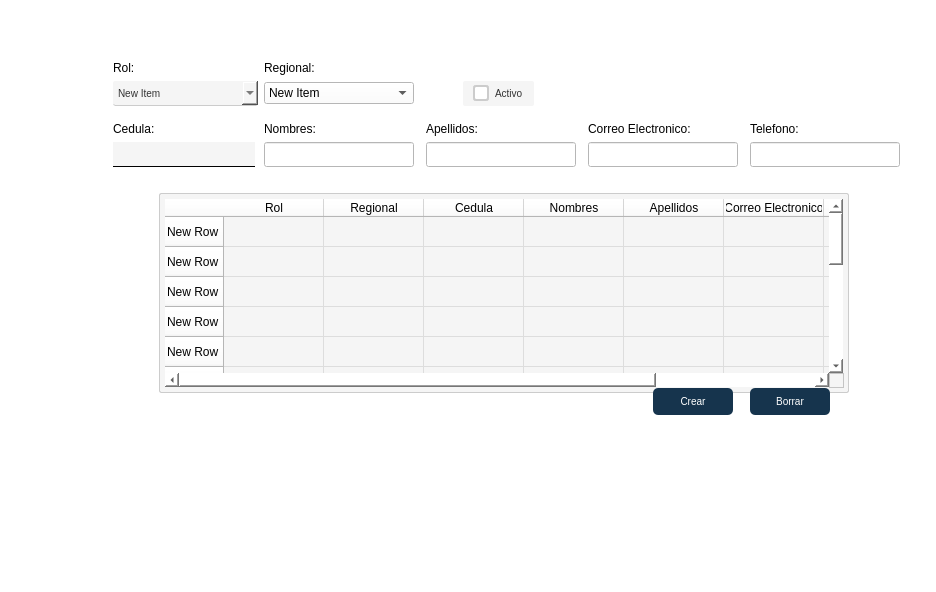
<?xml version="1.0" encoding="UTF-8"?>
<ui version="4.0">
 <class>MainWindow</class>
 <widget class="QMainWindow" name="MainWindow">
  <property name="geometry">
   <rect>
    <x>0</x>
    <y>0</y>
    <width>924</width>
    <height>592</height>
   </rect>
  </property>
  <property name="windowTitle">
   <string>MainWindow</string>
  </property>
  <property name="styleSheet">
   <string notr="true"/>
  </property>
  <widget class="QWidget" name="centralwidget">
   <property name="styleSheet">
    <string notr="true">background-color: rgb(255, 255, 255);</string>
   </property>
   <layout class="QGridLayout" name="gridLayout_2">
    <item row="0" column="0">
     <widget class="QWidget" name="gridWidget" native="true">
      <property name="styleSheet">
       <string notr="true">background-color: rgb(255, 255, 255);</string>
      </property>
      <layout class="QGridLayout" name="gridLayout">
       <item row="0" column="0">
        <widget class="QWidget" name="widget_2" native="true">
         <property name="sizePolicy">
          <sizepolicy hsizetype="Fixed" vsizetype="Fixed">
           <horstretch>0</horstretch>
           <verstretch>0</verstretch>
          </sizepolicy>
         </property>
         <property name="minimumSize">
          <size>
           <width>900</width>
           <height>550</height>
          </size>
         </property>
         <property name="styleSheet">
          <string notr="true"/>
         </property>
         <layout class="QGridLayout" name="gridLayout_3">
          <item row="6" column="5">
           <spacer name="horizontalSpacer_3">
            <property name="orientation">
             <enum>Qt::Horizontal</enum>
            </property>
            <property name="sizeType">
             <enum>QSizePolicy::Fixed</enum>
            </property>
            <property name="sizeHint" stdset="0">
             <size>
              <width>5</width>
              <height>20</height>
             </size>
            </property>
           </spacer>
          </item>
          <item row="6" column="7">
           <spacer name="horizontalSpacer_4">
            <property name="orientation">
             <enum>Qt::Horizontal</enum>
            </property>
            <property name="sizeType">
             <enum>QSizePolicy::Fixed</enum>
            </property>
            <property name="sizeHint" stdset="0">
             <size>
              <width>5</width>
              <height>20</height>
             </size>
            </property>
           </spacer>
          </item>
          <item row="12" column="6">
           <spacer name="verticalSpacer_3">
            <property name="orientation">
             <enum>Qt::Vertical</enum>
            </property>
            <property name="sizeType">
             <enum>QSizePolicy::Fixed</enum>
            </property>
            <property name="sizeHint" stdset="0">
             <size>
              <width>20</width>
              <height>150</height>
             </size>
            </property>
           </spacer>
          </item>
          <item row="9" column="1" colspan="8" alignment="Qt::AlignHCenter">
           <widget class="QTableWidget" name="tableWidget">
            <property name="sizePolicy">
             <sizepolicy hsizetype="Fixed" vsizetype="Preferred">
              <horstretch>0</horstretch>
              <verstretch>0</verstretch>
             </sizepolicy>
            </property>
            <property name="minimumSize">
             <size>
              <width>690</width>
              <height>200</height>
             </size>
            </property>
            <property name="styleSheet">
             <string notr="true">QTableWidget {
    background-color: #f5f5f5; /* Fondo gris claro */
    border: 1px solid #CCCCCC; /* Borde suave */
    border-radius: 2px; /* Bordes redondeados */
    font-size: 12px; /* Tamaño de fuente */
    padding: 5px; /* Espaciado interno */
    gridline-color: #DDDDDD; /* Color de las líneas de la cuadrícula */
}

QTableWidget::item {
    padding: 5px; /* Espaciado de las celdas */
    border-radius: 2px; /* Bordes redondeados en las celdas */
}

QTableWidget::item:hover {
    background-color: #f0f0f0; /* Fondo claro al pasar el mouse */
    color: #16344D; /* Texto azul al pasar el mouse */
}

/* Barra de desplazamiento vertical y horizontal */
QScrollBar:vertical, QScrollBar:horizontal {
    background-color: #f5f5f5; /* Fondo gris claro */
    width: 10px; /* Ancho de la barra vertical */
    height: 10px; /* Alto de la barra horizontal */
    border-radius: 5px; /* Bordes redondeados */
}

/* Manejador de la barra de desplazamiento (el &quot;handle&quot;) */
QScrollBar::handle:vertical, QScrollBar::handle:horizontal {
    background-color: #16344D; /* Barra de desplazamiento en azul */
    border-radius: 5px; /* Bordes redondeados */
    min-height: 20px; /* Tamaño mínimo de la barra de desplazamiento vertical */
    min-width: 20px; /* Tamaño mínimo de la barra de desplazamiento horizontal */
}

/* Efecto cuando el mouse pasa por encima del manejador */
QScrollBar::handle:vertical:hover, QScrollBar::handle:horizontal:hover {
    background-color: #1A4567; /* Fondo más oscuro al pasar el mouse */
}

/* Líneas de los botones de desplazamiento (arriba/abajo o izquierda/derecha) */
QScrollBar::add-line:vertical, QScrollBar::sub-line:vertical,
QScrollBar::add-line:horizontal, QScrollBar::sub-line:horizontal {
    background: none; /* Quitar los botones de desplazamiento */
}

/* Flechas de los botones de desplazamiento */
QScrollBar::up-arrow:vertical, QScrollBar::down-arrow:vertical,
QScrollBar::left-arrow:horizontal, QScrollBar::right-arrow:horizontal {
    background: none; /* Quitar las flechas */
}
</string>
            </property>
            <row>
             <property name="text">
              <string>New Row</string>
             </property>
            </row>
            <row>
             <property name="text">
              <string>New Row</string>
             </property>
            </row>
            <row>
             <property name="text">
              <string>New Row</string>
             </property>
            </row>
            <row>
             <property name="text">
              <string>New Row</string>
             </property>
            </row>
            <row>
             <property name="text">
              <string>New Row</string>
             </property>
            </row>
            <row>
             <property name="text">
              <string>New Row</string>
             </property>
            </row>
            <row>
             <property name="text">
              <string>New Row</string>
             </property>
            </row>
            <row>
             <property name="text">
              <string>New Row</string>
             </property>
            </row>
            <row>
             <property name="text">
              <string>New Row</string>
             </property>
            </row>
            <row>
             <property name="text">
              <string>New Row</string>
             </property>
            </row>
            <row>
             <property name="text">
              <string>New Row</string>
             </property>
            </row>
            <row>
             <property name="text">
              <string>New Row</string>
             </property>
            </row>
            <row>
             <property name="text">
              <string>New Row</string>
             </property>
            </row>
            <row>
             <property name="text">
              <string>New Row</string>
             </property>
            </row>
            <column>
             <property name="text">
              <string>Rol</string>
             </property>
             <property name="textAlignment">
              <set>AlignCenter</set>
             </property>
            </column>
            <column>
             <property name="text">
              <string>Regional</string>
             </property>
             <property name="textAlignment">
              <set>AlignCenter</set>
             </property>
            </column>
            <column>
             <property name="text">
              <string>Cedula</string>
             </property>
             <property name="textAlignment">
              <set>AlignCenter</set>
             </property>
            </column>
            <column>
             <property name="text">
              <string>Nombres</string>
             </property>
             <property name="textAlignment">
              <set>AlignCenter</set>
             </property>
            </column>
            <column>
             <property name="text">
              <string>Apellidos</string>
             </property>
             <property name="textAlignment">
              <set>AlignCenter</set>
             </property>
            </column>
            <column>
             <property name="text">
              <string>Correo Electronico</string>
             </property>
             <property name="textAlignment">
              <set>AlignCenter</set>
             </property>
            </column>
            <column>
             <property name="text">
              <string>Telefono</string>
             </property>
             <property name="textAlignment">
              <set>AlignCenter</set>
             </property>
            </column>
            <column>
             <property name="text">
              <string>Estado</string>
             </property>
             <property name="textAlignment">
              <set>AlignCenter</set>
             </property>
            </column>
           </widget>
          </item>
          <item row="5" column="2">
           <widget class="QLabel" name="label_7">
            <property name="text">
             <string>Nombres:</string>
            </property>
           </widget>
          </item>
          <item row="2" column="2" alignment="Qt::AlignLeft">
           <widget class="QComboBox" name="ComboBoxRegional">
            <property name="sizePolicy">
             <sizepolicy hsizetype="Fixed" vsizetype="Fixed">
              <horstretch>0</horstretch>
              <verstretch>0</verstretch>
             </sizepolicy>
            </property>
            <property name="minimumSize">
             <size>
              <width>150</width>
              <height>20</height>
             </size>
            </property>
            <property name="cursor">
             <cursorShape>PointingHandCursor</cursorShape>
            </property>
            <property name="styleSheet">
             <string notr="true">QComboBox {
    background-color: #f5f5f5; /* Mismo fondo gris claro que el QLineEdit */
    border: none; /* Sin bordes generales */
    border-bottom: 1px solid #CCCCCC; /* Borde inferior suave */
    border-radius:2px; /* Bordes redondeados suaves */
    padding: 5px 5px; /* Espaciado interno */
    font-size: 10px; /* Tamaño de fuente más elegante */
    color: #333333; /* Texto en gris oscuro */
    transition: all 0.3s ease; /* Transición suave */
QLineEdit {

    background-color: #f5f5f5; /* Gris más claro cuando se escribe */
    border: none; /* Sin bordes generales */
    border-bottom: 1px solid #000000; /* Solo borde inferior inicial */
    border-radius: 0px; /* Sin bordes redondeados */
    padding: 5px; /* Espaciado interno */
    font: 10px;
	margin-left: 20px; /* Margen a la derecha de 10px */
}

/* Al pasar el mouse, se agregan los bordes izquierdo y derecho */
QLineEdit:hover {
    border-bottom: 2px solid #16344D; /* Mantiene el borde inferior */
}

/* Al hacer clic (foco), se mantiene igual que el hover */
QLineEdit:focus {
    border-bottom: 2px solid #16344D;
    background-color: #e0e0e0; /* Gris más claro cuando se escribe */
    box-shadow: 0 0 5px rgba(0, 0, 0, 0.3); /* Sombra opcional al activar */
}

}

/* Efecto al pasar el mouse */
QComboBox:hover {
    border-bottom: 2px solid #16344D; /* Engrosa el borde inferior al pasar el mouse */
    background-color: #f0f0f0; /* Cambio sutil de fondo */
}

/* Cuando el ComboBox está en foco */
QComboBox:focus {
    background-color: #e0e0e0; /* Gris más oscuro cuando está activo */
    border-bottom: 2px solid #16344D; /* Mantiene el borde inferior */
    box-shadow: 0 0 8px rgba(22, 52, 77, 0.3); /* Sombra más suave y elegante */
    transition: box-shadow 0.3s ease; /* Transición suave para la sombra */
}

/* Personalización del menú desplegable */
QComboBox QAbstractItemView {
    background-color: #f5f5f5; /* Fondo gris claro */
    color: #333333; /* Texto gris oscuro */
    border-radius: 5px; /* Bordes redondeados suaves */
    selection-background-color: #16344D; /* Fondo de selección azul elegante */
    selection-color: white; /* Texto blanco al seleccionar */
    padding: 5px 0; /* Espaciado interno */
    min-width: 150px; /* Ancho mínimo para una mejor apariencia */
}

/* Cambio de color cuando se pasa el mouse por una opción */
QComboBox QAbstractItemView::item:hover {
    background-color: #16344D; /* Fondo oscuro al pasar el mouse */
    color: white; /* Texto blanco */
}

/* Cambio de color cuando una opción está seleccionada */
QComboBox QAbstractItemView::item:selected {
    background-color: #16344D; /* Mismo fondo de selección */
    color: white; /* Texto en blanco */
}
</string>
            </property>
            <item>
             <property name="text">
              <string>New Item</string>
             </property>
            </item>
            <item>
             <property name="text">
              <string>New Item</string>
             </property>
            </item>
            <item>
             <property name="text">
              <string>New Item</string>
             </property>
            </item>
            <item>
             <property name="text">
              <string>New Item</string>
             </property>
            </item>
           </widget>
          </item>
          <item row="11" column="8" alignment="Qt::AlignLeft">
           <widget class="QPushButton" name="pushButton">
            <property name="sizePolicy">
             <sizepolicy hsizetype="Fixed" vsizetype="Fixed">
              <horstretch>0</horstretch>
              <verstretch>0</verstretch>
             </sizepolicy>
            </property>
            <property name="minimumSize">
             <size>
              <width>80</width>
              <height>27</height>
             </size>
            </property>
            <property name="cursor">
             <cursorShape>PointingHandCursor</cursorShape>
            </property>
            <property name="styleSheet">
             <string notr="true">QPushButton {
    background-color: #16344D; /* Color de fondo */
    border-radius: 5px; /* Bordes redondeados */
    color: white; /* Color del texto */
    padding: 5px 10px; /* Espaciado interno */
    border: none; /* Elimina el borde predeterminado */
    font-size: 10px; /* Tamaño de fuente */
    text-align: center; /* Alinea el texto a la izquierda */
}

QPushButton:hover {
    background-color: #C2185B ; /* Color de fondo al pasar el mouse */
    box-shadow: 0 0 10px rgba(0, 0, 0, 0.5); /* Sombra al pasar el mouse */
    transform: scale(1.02); /* Ligero aumento al pasar el mouse */
    transition: all 0.3s ease-in-out; /* Transición suave */
}

QPushButton::icon {
    padding-right: 5px; /* Espaciado entre el icono y el texto */
}
</string>
            </property>
            <property name="text">
             <string>Borrar</string>
            </property>
            <property name="icon">
             <iconset>
              <normaloff>../../assets/iconos/borrar.png</normaloff>../../assets/iconos/borrar.png</iconset>
            </property>
            <property name="iconSize">
             <size>
              <width>15</width>
              <height>15</height>
             </size>
            </property>
           </widget>
          </item>
          <item row="1" column="1">
           <widget class="QLabel" name="label_4">
            <property name="text">
             <string>Rol:</string>
            </property>
           </widget>
          </item>
          <item row="5" column="1">
           <widget class="QLabel" name="label_11">
            <property name="text">
             <string>Cedula:</string>
            </property>
           </widget>
          </item>
          <item row="0" column="9">
           <widget class="QLabel" name="label_2">
            <property name="text">
             <string/>
            </property>
           </widget>
          </item>
          <item row="2" column="0">
           <spacer name="verticalSpacer">
            <property name="orientation">
             <enum>Qt::Vertical</enum>
            </property>
            <property name="sizeHint" stdset="0">
             <size>
              <width>20</width>
              <height>40</height>
             </size>
            </property>
           </spacer>
          </item>
          <item row="4" column="1">
           <spacer name="verticalSpacer_2">
            <property name="orientation">
             <enum>Qt::Vertical</enum>
            </property>
            <property name="sizeType">
             <enum>QSizePolicy::Fixed</enum>
            </property>
            <property name="sizeHint" stdset="0">
             <size>
              <width>20</width>
              <height>10</height>
             </size>
            </property>
           </spacer>
          </item>
          <item row="5" column="8">
           <widget class="QLabel" name="label_10">
            <property name="text">
             <string>Telefono:</string>
            </property>
           </widget>
          </item>
          <item row="8" column="1">
           <widget class="QLabel" name="label_12">
            <property name="text">
             <string/>
            </property>
           </widget>
          </item>
          <item row="0" column="0">
           <widget class="QLabel" name="label_14">
            <property name="sizePolicy">
             <sizepolicy hsizetype="Fixed" vsizetype="Preferred">
              <horstretch>0</horstretch>
              <verstretch>0</verstretch>
             </sizepolicy>
            </property>
            <property name="minimumSize">
             <size>
              <width>80</width>
              <height>0</height>
             </size>
            </property>
            <property name="styleSheet">
             <string notr="true"/>
            </property>
            <property name="text">
             <string>&lt;html&gt;&lt;head/&gt;&lt;body&gt;&lt;p&gt;&lt;br/&gt;&lt;/p&gt;&lt;/body&gt;&lt;/html&gt;</string>
            </property>
           </widget>
          </item>
          <item row="5" column="6">
           <widget class="QLabel" name="label_9">
            <property name="text">
             <string>Correo Electronico:</string>
            </property>
           </widget>
          </item>
          <item row="2" column="1">
           <widget class="QComboBox" name="ComboBoxRol">
            <property name="sizePolicy">
             <sizepolicy hsizetype="Fixed" vsizetype="Fixed">
              <horstretch>0</horstretch>
              <verstretch>0</verstretch>
             </sizepolicy>
            </property>
            <property name="minimumSize">
             <size>
              <width>145</width>
              <height>20</height>
             </size>
            </property>
            <property name="cursor">
             <cursorShape>PointingHandCursor</cursorShape>
            </property>
            <property name="styleSheet">
             <string notr="true">QComboBox {
    background-color: #f5f5f5; /* Mismo fondo gris claro que el QLineEdit */
    border: none; /* Sin bordes generales */
    border-bottom: 1px solid #CCCCCC; /* Borde inferior suave */
    border-radius:2px; /* Bordes redondeados suaves */
    padding: 5px 5px; /* Espaciado interno */
    font-size: 10px; /* Tamaño de fuente más elegante */
    color: #333333; /* Texto en gris oscuro */
    transition: all 0.3s ease; /* Transición suave */
	
}

/* Efecto al pasar el mouse */
QComboBox:hover {
    border-bottom: 2px solid #16344D; /* Engrosa el borde inferior al pasar el mouse */
    background-color: #f0f0f0; /* Cambio sutil de fondo */
}

/* Cuando el ComboBox está en foco */
QComboBox:focus {
    background-color: #e0e0e0; /* Gris más oscuro cuando está activo */
    border-bottom: 2px solid #16344D; /* Mantiene el borde inferior */
    box-shadow: 0 0 8px rgba(22, 52, 77, 0.3); /* Sombra más suave y elegante */
    transition: box-shadow 0.3s ease; /* Transición suave para la sombra */
}

/* Personalización del menú desplegable */
QComboBox QAbstractItemView {
    background-color: #f5f5f5; /* Fondo gris claro */
    color: #333333; /* Texto gris oscuro */
    border-radius: 5px; /* Bordes redondeados suaves */
    selection-background-color: #16344D; /* Fondo de selección azul elegante */
    selection-color: white; /* Texto blanco al seleccionar */
    padding: 5px 0; /* Espaciado interno */
    min-width: 150px; /* Ancho mínimo para una mejor apariencia */
}

/* Cambio de color cuando se pasa el mouse por una opción */
QComboBox QAbstractItemView::item:hover {
    background-color: #16344D; /* Fondo oscuro al pasar el mouse */
    color: white; /* Texto blanco */
}

/* Cambio de color cuando una opción está seleccionada */
QComboBox QAbstractItemView::item:selected {
    background-color: #16344D; /* Mismo fondo de selección */
    color: white; /* Texto en blanco */
}
</string>
            </property>
            <item>
             <property name="text">
              <string>New Item</string>
             </property>
            </item>
            <item>
             <property name="text">
              <string>New Item</string>
             </property>
            </item>
            <item>
             <property name="text">
              <string>New Item</string>
             </property>
            </item>
            <item>
             <property name="text">
              <string>New Item</string>
             </property>
            </item>
            <item>
             <property name="text">
              <string>New Item</string>
             </property>
            </item>
           </widget>
          </item>
          <item row="2" column="4" alignment="Qt::AlignHCenter">
           <widget class="QCheckBox" name="CheckBoxEstado">
            <property name="sizePolicy">
             <sizepolicy hsizetype="Fixed" vsizetype="Fixed">
              <horstretch>0</horstretch>
              <verstretch>0</verstretch>
             </sizepolicy>
            </property>
            <property name="minimumSize">
             <size>
              <width>70</width>
              <height>25</height>
             </size>
            </property>
            <property name="cursor">
             <cursorShape>PointingHandCursor</cursorShape>
            </property>
            <property name="styleSheet">
             <string notr="true">QCheckBox {
    font-size: 10px; /* Tamaño de fuente más elegante */
    color: #333333; /* Texto gris oscuro */
    padding: 5px 10px; /* Espaciado interno */
    border-radius: 2px; /* Bordes redondeados suaves */
    background-color: #f5f5f5; /* Fondo gris claro */
    transition: all 0.3s ease; /* Transición suave */
}

QCheckBox::indicator {
    border: 2px solid #CCCCCC; /* Borde suave del indicador */
    border-radius: 3px; /* Bordes redondeados para el indicador */
    background-color: white; /* Fondo blanco */
    width: 12px; /* Tamaño del indicador */
    height: 12px; /* Tamaño del indicador */
    transition: all 0.3s ease; /* Transición suave */
}

/* Cuando el checkbox está marcado */
QCheckBox::indicator:checked {
    background-color: #16344D; /* Color de fondo cuando está marcado */
    border: 2px solid #16344D; /* Borde del indicador en azul */
}

/* Efecto cuando el mouse pasa por encima */
QCheckBox:hover {
    background-color: #f0f0f0; /* Fondo más claro al pasar el mouse */
    border-bottom: 2px solid #16344D; /* Engrosa solo el borde inferior */
}
</string>
            </property>
            <property name="text">
             <string>Activo</string>
            </property>
           </widget>
          </item>
          <item row="5" column="4">
           <widget class="QLabel" name="label_6">
            <property name="text">
             <string>Apellidos:</string>
            </property>
           </widget>
          </item>
          <item row="1" column="2">
           <widget class="QLabel" name="label_5">
            <property name="text">
             <string>Regional:</string>
            </property>
           </widget>
          </item>
          <item row="6" column="6">
           <widget class="QLineEdit" name="LineEditCorreo">
            <property name="sizePolicy">
             <sizepolicy hsizetype="Fixed" vsizetype="Fixed">
              <horstretch>0</horstretch>
              <verstretch>0</verstretch>
             </sizepolicy>
            </property>
            <property name="minimumSize">
             <size>
              <width>150</width>
              <height>25</height>
             </size>
            </property>
            <property name="styleSheet">
             <string notr="true">QLineEdit {

    background-color: #f5f5f5; /* Gris más claro cuando se escribe */
    border: none; /* Sin bordes generales */
    border-bottom: 1px solid #000000; /* Solo borde inferior inicial */
    border-radius: 0px; /* Sin bordes redondeados */
    padding: 5px; /* Espaciado interno */
    font: 10px;
QLineEdit {

    background-color: #f5f5f5; /* Gris más claro cuando se escribe */
    border: none; /* Sin bordes generales */
    border-bottom: 1px solid #000000; /* Solo borde inferior inicial */
    border-radius: 0px; /* Sin bordes redondeados */
    padding: 5px; /* Espaciado interno */
    font: 10px;

	margin-right: 8px; /* Margen a la derecha de 10px */
}

/* Al pasar el mouse, se agregan los bordes izquierdo y derecho */
QLineEdit:hover {
    border-bottom: 2px solid #16344D; /* Mantiene el borde inferior */
}

/* Al hacer clic (foco), se mantiene igual que el hover */
QLineEdit:focus {
    border-bottom: 2px solid #16344D;
    background-color: #e0e0e0; /* Gris más claro cuando se escribe */
    box-shadow: 0 0 5px rgba(0, 0, 0, 0.3); /* Sombra opcional al activar */
}

}

/* Al pasar el mouse, se agregan los bordes izquierdo y derecho */
QLineEdit:hover {
    border-bottom: 2px solid #16344D; /* Mantiene el borde inferior */
}

/* Al hacer clic (foco), se mantiene igual que el hover */
QLineEdit:focus {
    border-bottom: 2px solid #16344D;
    background-color: #e0e0e0; /* Gris más claro cuando se escribe */
    box-shadow: 0 0 5px rgba(0, 0, 0, 0.3); /* Sombra opcional al activar */
}
</string>
            </property>
           </widget>
          </item>
          <item row="1" column="4" alignment="Qt::AlignHCenter">
           <widget class="QLabel" name="label_13">
            <property name="text">
             <string/>
            </property>
           </widget>
          </item>
          <item row="6" column="4">
           <widget class="QLineEdit" name="LineEditApellidos">
            <property name="sizePolicy">
             <sizepolicy hsizetype="Fixed" vsizetype="Fixed">
              <horstretch>0</horstretch>
              <verstretch>0</verstretch>
             </sizepolicy>
            </property>
            <property name="minimumSize">
             <size>
              <width>150</width>
              <height>25</height>
             </size>
            </property>
            <property name="styleSheet">
             <string notr="true">QLineEdit {

    background-color: #f5f5f5; /* Gris más claro cuando se escribe */
    border: none; /* Sin bordes generales */
    border-bottom: 1px solid #000000; /* Solo borde inferior inicial */
    border-radius: 0px; /* Sin bordes redondeados */
    padding: 5px; /* Espaciado interno */
    font: 10px;
QLineEdit {

    background-color: #f5f5f5; /* Gris más claro cuando se escribe */
    border: none; /* Sin bordes generales */
    border-bottom: 1px solid #000000; /* Solo borde inferior inicial */
    border-radius: 0px; /* Sin bordes redondeados */
    padding: 5px; /* Espaciado interno */
    font: 10px;

	margin-right: 8px; /* Margen a la derecha de 10px */
}

/* Al pasar el mouse, se agregan los bordes izquierdo y derecho */
QLineEdit:hover {
    border-bottom: 2px solid #16344D; /* Mantiene el borde inferior */
}

/* Al hacer clic (foco), se mantiene igual que el hover */
QLineEdit:focus {
    border-bottom: 2px solid #16344D;
    background-color: #e0e0e0; /* Gris más claro cuando se escribe */
    box-shadow: 0 0 5px rgba(0, 0, 0, 0.3); /* Sombra opcional al activar */
}

}

/* Al pasar el mouse, se agregan los bordes izquierdo y derecho */
QLineEdit:hover {
    border-bottom: 2px solid #16344D; /* Mantiene el borde inferior */
}

/* Al hacer clic (foco), se mantiene igual que el hover */
QLineEdit:focus {
    border-bottom: 2px solid #16344D;
    background-color: #e0e0e0; /* Gris más claro cuando se escribe */
    box-shadow: 0 0 5px rgba(0, 0, 0, 0.3); /* Sombra opcional al activar */
}
</string>
            </property>
           </widget>
          </item>
          <item row="6" column="2">
           <widget class="QLineEdit" name="LineEditNombres">
            <property name="sizePolicy">
             <sizepolicy hsizetype="Fixed" vsizetype="Fixed">
              <horstretch>0</horstretch>
              <verstretch>0</verstretch>
             </sizepolicy>
            </property>
            <property name="minimumSize">
             <size>
              <width>150</width>
              <height>25</height>
             </size>
            </property>
            <property name="styleSheet">
             <string notr="true">QLineEdit {

    background-color: #f5f5f5; /* Gris más claro cuando se escribe */
    border: none; /* Sin bordes generales */
    border-bottom: 1px solid #000000; /* Solo borde inferior inicial */
    border-radius: 0px; /* Sin bordes redondeados */
    padding: 5px; /* Espaciado interno */
    font: 10px;
QLineEdit {

    background-color: #f5f5f5; /* Gris más claro cuando se escribe */
    border: none; /* Sin bordes generales */
    border-bottom: 1px solid #000000; /* Solo borde inferior inicial */
    border-radius: 0px; /* Sin bordes redondeados */
    padding: 5px; /* Espaciado interno */
    font: 10px;

	margin-right: 8px; /* Margen a la derecha de 10px */
}

/* Al pasar el mouse, se agregan los bordes izquierdo y derecho */
QLineEdit:hover {
    border-bottom: 2px solid #16344D; /* Mantiene el borde inferior */
}

/* Al hacer clic (foco), se mantiene igual que el hover */
QLineEdit:focus {
    border-bottom: 2px solid #16344D;
    background-color: #e0e0e0; /* Gris más claro cuando se escribe */
    box-shadow: 0 0 5px rgba(0, 0, 0, 0.3); /* Sombra opcional al activar */
}

}

/* Al pasar el mouse, se agregan los bordes izquierdo y derecho */
QLineEdit:hover {
    border-bottom: 2px solid #16344D; /* Mantiene el borde inferior */
}

/* Al hacer clic (foco), se mantiene igual que el hover */
QLineEdit:focus {
    border-bottom: 2px solid #16344D;
    background-color: #e0e0e0; /* Gris más claro cuando se escribe */
    box-shadow: 0 0 5px rgba(0, 0, 0, 0.3); /* Sombra opcional al activar */
}
</string>
            </property>
            <property name="text">
             <string/>
            </property>
           </widget>
          </item>
          <item row="6" column="8">
           <widget class="QLineEdit" name="LineEditTelefono">
            <property name="sizePolicy">
             <sizepolicy hsizetype="Fixed" vsizetype="Fixed">
              <horstretch>0</horstretch>
              <verstretch>0</verstretch>
             </sizepolicy>
            </property>
            <property name="minimumSize">
             <size>
              <width>150</width>
              <height>25</height>
             </size>
            </property>
            <property name="styleSheet">
             <string notr="true">QLineEdit {

    background-color: #f5f5f5; /* Gris más claro cuando se escribe */
    border: none; /* Sin bordes generales */
    border-bottom: 1px solid #000000; /* Solo borde inferior inicial */
    border-radius: 0px; /* Sin bordes redondeados */
    padding: 5px; /* Espaciado interno */
    font: 10px;
QLineEdit {

    background-color: #f5f5f5; /* Gris más claro cuando se escribe */
    border: none; /* Sin bordes generales */
    border-bottom: 1px solid #000000; /* Solo borde inferior inicial */
    border-radius: 0px; /* Sin bordes redondeados */
    padding: 5px; /* Espaciado interno */
    font: 10px;

	margin-right: 8px; /* Margen a la derecha de 10px */
}

/* Al pasar el mouse, se agregan los bordes izquierdo y derecho */
QLineEdit:hover {
    border-bottom: 2px solid #16344D; /* Mantiene el borde inferior */
}

/* Al hacer clic (foco), se mantiene igual que el hover */
QLineEdit:focus {
    border-bottom: 2px solid #16344D;
    background-color: #e0e0e0; /* Gris más claro cuando se escribe */
    box-shadow: 0 0 5px rgba(0, 0, 0, 0.3); /* Sombra opcional al activar */
}

}

/* Al pasar el mouse, se agregan los bordes izquierdo y derecho */
QLineEdit:hover {
    border-bottom: 2px solid #16344D; /* Mantiene el borde inferior */
}

/* Al hacer clic (foco), se mantiene igual que el hover */
QLineEdit:focus {
    border-bottom: 2px solid #16344D;
    background-color: #e0e0e0; /* Gris más claro cuando se escribe */
    box-shadow: 0 0 5px rgba(0, 0, 0, 0.3); /* Sombra opcional al activar */
}
</string>
            </property>
           </widget>
          </item>
          <item row="6" column="1">
           <widget class="QLineEdit" name="LineEditCedula">
            <property name="sizePolicy">
             <sizepolicy hsizetype="Fixed" vsizetype="Fixed">
              <horstretch>0</horstretch>
              <verstretch>0</verstretch>
             </sizepolicy>
            </property>
            <property name="minimumSize">
             <size>
              <width>150</width>
              <height>25</height>
             </size>
            </property>
            <property name="styleSheet">
             <string notr="true">QLineEdit {

    background-color: #f5f5f5; /* Gris más claro cuando se escribe */
    border: none; /* Sin bordes generales */
    border-bottom: 1px solid #000000; /* Solo borde inferior inicial */
    border-radius: 0px; /* Sin bordes redondeados */
    padding: 5px; /* Espaciado interno */
    font: 10px;

	margin-right: 8px; /* Margen a la derecha de 10px */
}

/* Al pasar el mouse, se agregan los bordes izquierdo y derecho */
QLineEdit:hover {
    border-bottom: 2px solid #16344D; /* Mantiene el borde inferior */
}

/* Al hacer clic (foco), se mantiene igual que el hover */
QLineEdit:focus {
    border-bottom: 2px solid #16344D;
    background-color: #e0e0e0; /* Gris más claro cuando se escribe */
    box-shadow: 0 0 5px rgba(0, 0, 0, 0.3); /* Sombra opcional al activar */
}
</string>
            </property>
           </widget>
          </item>
          <item row="6" column="3">
           <spacer name="horizontalSpacer_2">
            <property name="orientation">
             <enum>Qt::Horizontal</enum>
            </property>
            <property name="sizeType">
             <enum>QSizePolicy::Fixed</enum>
            </property>
            <property name="sizeHint" stdset="0">
             <size>
              <width>5</width>
              <height>20</height>
             </size>
            </property>
           </spacer>
          </item>
          <item row="11" column="6" alignment="Qt::AlignRight">
           <widget class="QPushButton" name="pushButton_2">
            <property name="sizePolicy">
             <sizepolicy hsizetype="Fixed" vsizetype="Fixed">
              <horstretch>0</horstretch>
              <verstretch>0</verstretch>
             </sizepolicy>
            </property>
            <property name="minimumSize">
             <size>
              <width>80</width>
              <height>27</height>
             </size>
            </property>
            <property name="cursor">
             <cursorShape>PointingHandCursor</cursorShape>
            </property>
            <property name="styleSheet">
             <string notr="true">QPushButton {
    background-color: #16344D; /* Color de fondo */
    border-radius: 5px; /* Bordes redondeados */
    color: white; /* Color del texto */
    padding: 5px 10px; /* Espaciado interno */
    border: none; /* Elimina el borde predeterminado */
    font-size: 10px; /* Tamaño de fuente */
    text-align: center; /* Alinea el texto a la izquierda */
}

QPushButton:hover {
    background-color: #4C6D8C; /* Color de fondo al pasar el mouse */
    box-shadow: 0 0 10px rgba(0, 0, 0, 0.5); /* Sombra al pasar el mouse */
    transform: scale(1.02); /* Ligero aumento al pasar el mouse */
    transition: all 0.3s ease-in-out; /* Transición suave */
}

QPushButton::icon {
    padding-right: 5px; /* Espaciado entre el icono y el texto */
}
</string>
            </property>
            <property name="text">
             <string>Crear</string>
            </property>
            <property name="icon">
             <iconset>
              <normaloff>../../assets/iconos/anadir.png</normaloff>../../assets/iconos/anadir.png</iconset>
            </property>
           </widget>
          </item>
          <item row="10" column="6">
           <spacer name="verticalSpacer_4">
            <property name="orientation">
             <enum>Qt::Vertical</enum>
            </property>
            <property name="sizeType">
             <enum>QSizePolicy::Fixed</enum>
            </property>
            <property name="sizeHint" stdset="0">
             <size>
              <width>20</width>
              <height>20</height>
             </size>
            </property>
           </spacer>
          </item>
         </layout>
        </widget>
       </item>
      </layout>
     </widget>
    </item>
   </layout>
  </widget>
  <widget class="QMenuBar" name="menubar">
   <property name="geometry">
    <rect>
     <x>0</x>
     <y>0</y>
     <width>924</width>
     <height>18</height>
    </rect>
   </property>
  </widget>
 </widget>
 <resources/>
 <connections/>
</ui>
